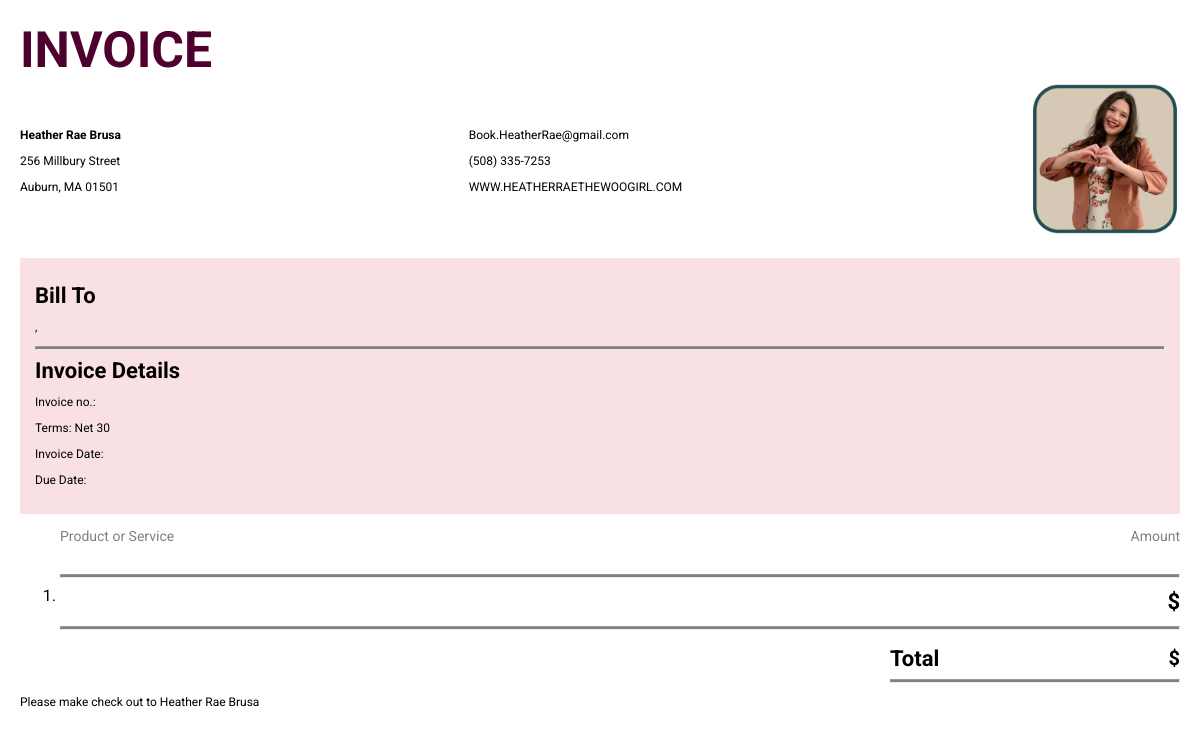
The app's page /invoice/1, older data.
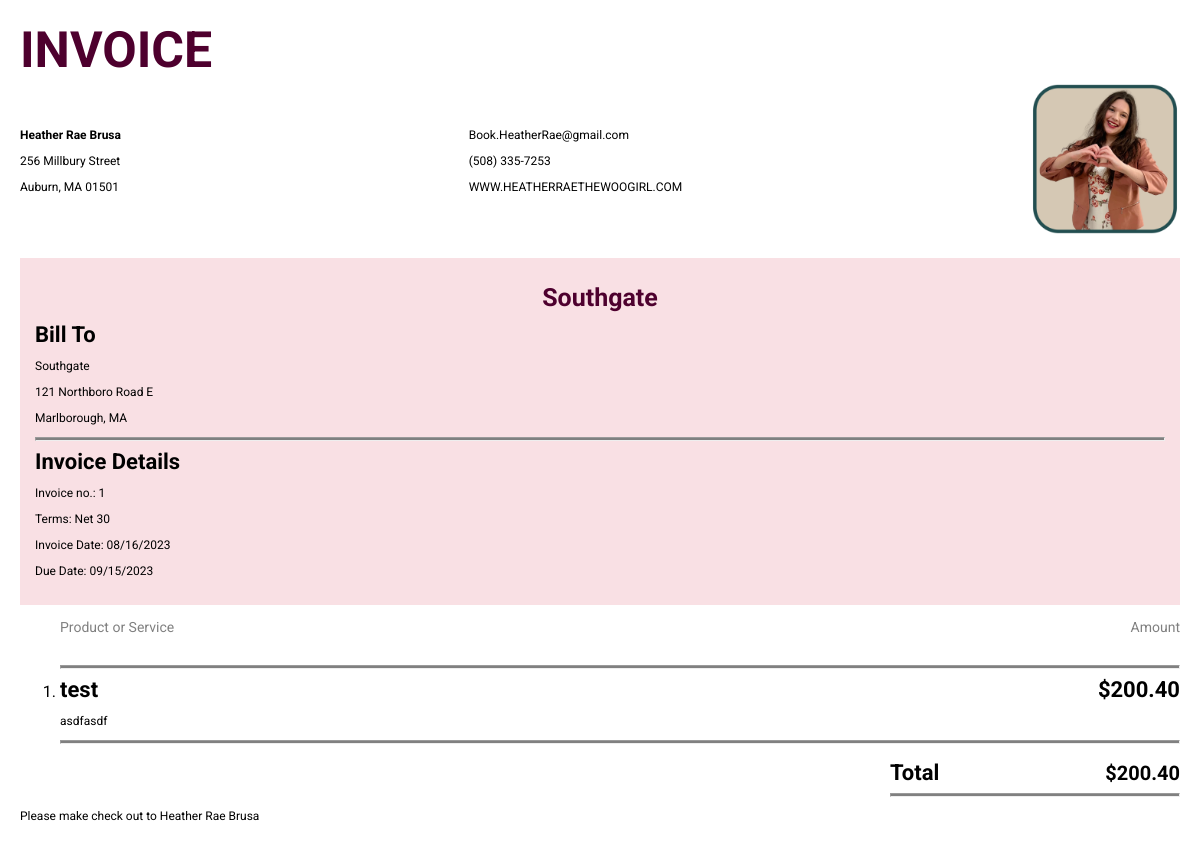
The same page, newer data.
### main.py (models this page shows)
class InvoiceTable(db.Model):
    __tablename__ = 'invoice_table'
    id = db.Column(db.Integer, primary_key=True)
    facility = db.Column(db.String(250))
    street = db.Column(db.String(250))
    town = db.Column(db.String(250))
    state = db.Column(db.String(250))
    zip_code = db.Column(db.String(250))
    date = db.Column(db.String(250))
    due_date = db.Column(db.String(250))
    price = db.Column(db.String(250))
    title = db.Column(db.String(250))
    description = db.Column(db.String(250))
    paid = db.Column(db.Boolean, default=False)
    paid_on = db.Column(db.String(250))
    data_base_id = db.Column(db.Integer, db.ForeignKey('database.id'))

### main.py (the view)
@app.route('/invoice/<int:invoice_id>', methods=['GET', 'POST'])
def invoice(invoice_id):
    invoice = InvoiceTable.query.filter_by(id=invoice_id).first()
    return render_template('invoice.html', invoice=invoice)

### templates/invoice.html (shortened to what this page needs)
<!DOCTYPE html>
<html lang="en">
<head>
    <link rel="stylesheet" href="{{ url_for('static', filename='../static/css/stylesheet.css') }}">
    <link rel="stylesheet" href="{{ url_for('static', filename='../static/css/invoice.css') }}">
</head>
<body>
    <h1>INVOICE</h1>
    <div class="headerContainer">
        <div>
            <p><b>Heather Rae Brusa</b></p>
            <p>256 Millbury Street</p>
            <p>Auburn, MA 01501</p>
        </div>
        <div>
            <p>Book.HeatherRae@gmail.com</p>
            <p>(508) 335-7253</p>
            <p>WWW.HEATHERRAETHEWOOGIRL.COM</p>
        </div>
        <div class="pictureContainer">
            <img src="{{ url_for('static', filename='../static/img/invoiceHeather.webp') }}" alt="picture of Heather Rae with her hands in the shape of a heart">
        </div>
    </div>
    <div class="coloredContainer">
        <div>
            <h2>{{ invoice.facility }}</h2>
            <h3>Bill To</h3>
            <p>{{ invoice.facility }}</p>
            <p>{{ invoice.street }}</p>
            <p>{{ invoice.town }}, {{ invoice.state }}</p>
        </div>
        <hr class="lineBreak">
        <div>
            <h3>Invoice Details</h3>
            <p>Invoice no.: {{ invoice.id }}</p>
            <p>Terms: Net 30</p>
            <p>Invoice Date: {{ invoice.date }}</p>
            <p>Due Date: {{ invoice.due_date }}</p>
        </div>
    </div>
    <div class="rowItems">
        <p class="productAmount productService">Product or Service</p>
        <p class="productAmount">Amount</p>
    </div>
    <ol>
        <li>
            <hr class="lineBreak">
            <div class="rowItems">
                <h3>{{ invoice.title }}</h3>
                <h3>${{ invoice.price }}</h3>
            </div>
            <p class="descriptionWidth">
                {{ invoice.description }}
            </p>
            <hr class="lineBreak">
        </li>
    </ol>
    <div class="totalContainer">
        <div class="rowItems">
            <h3>Total</h3>
            <h4>${{ invoice.price }}</h4>
        </div>
        <hr class="lineBreak">
    </div>
    <p>Please make check out to Heather Rae Brusa</p>
</body>
</html>

Row changes from the older to the newer data that the page shows:
added InvoiceTable: facility "Southgate", street "121 Northboro Road E", town "Marlborough", state "MA", id "1", date "08/16/2023", due_date "09/15/2023", title "test", price "200.40", description "asdfasdf"
